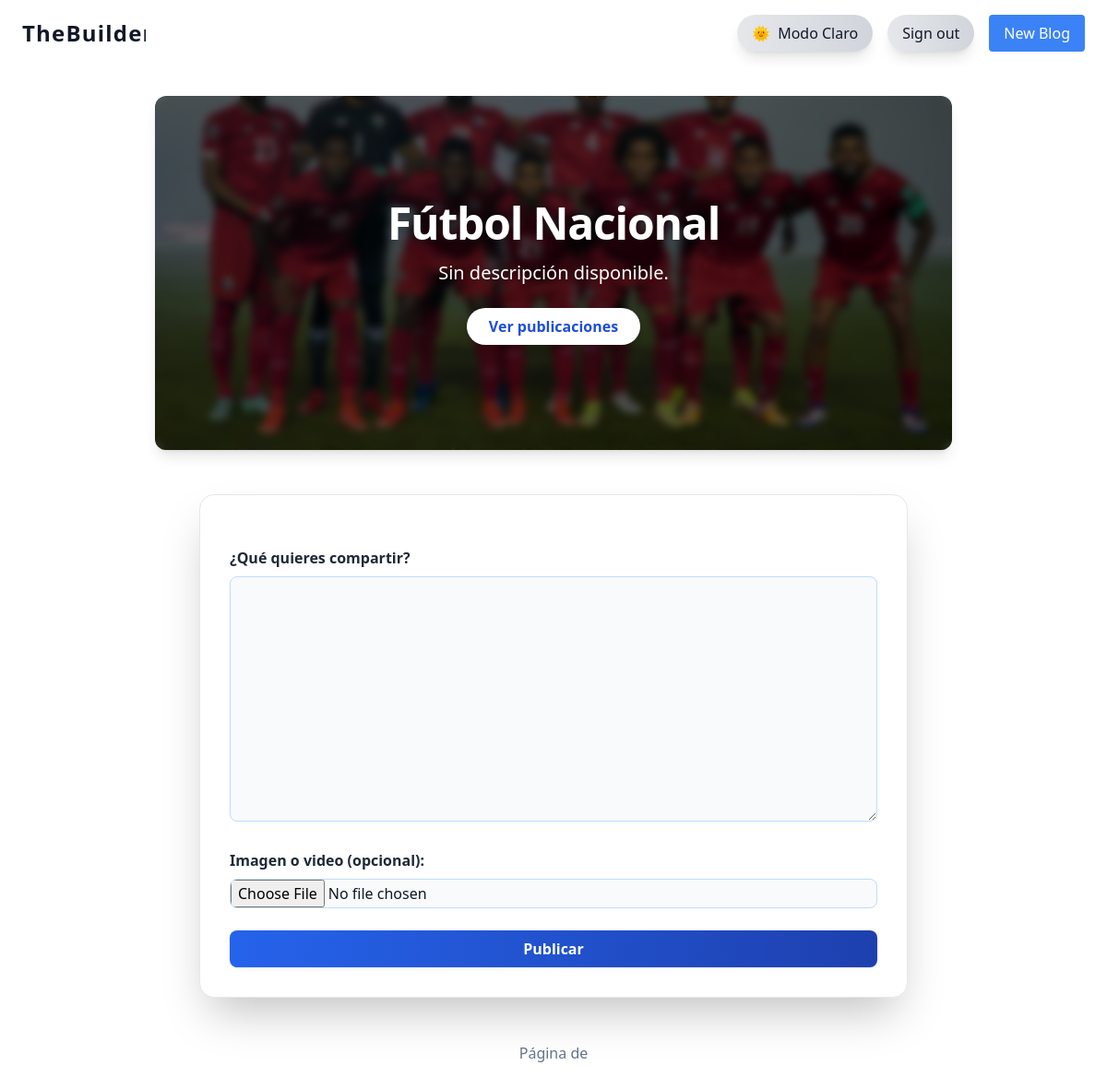
Page /blogs/blogs/subsection/2/ (signed in) on the earlier database version.
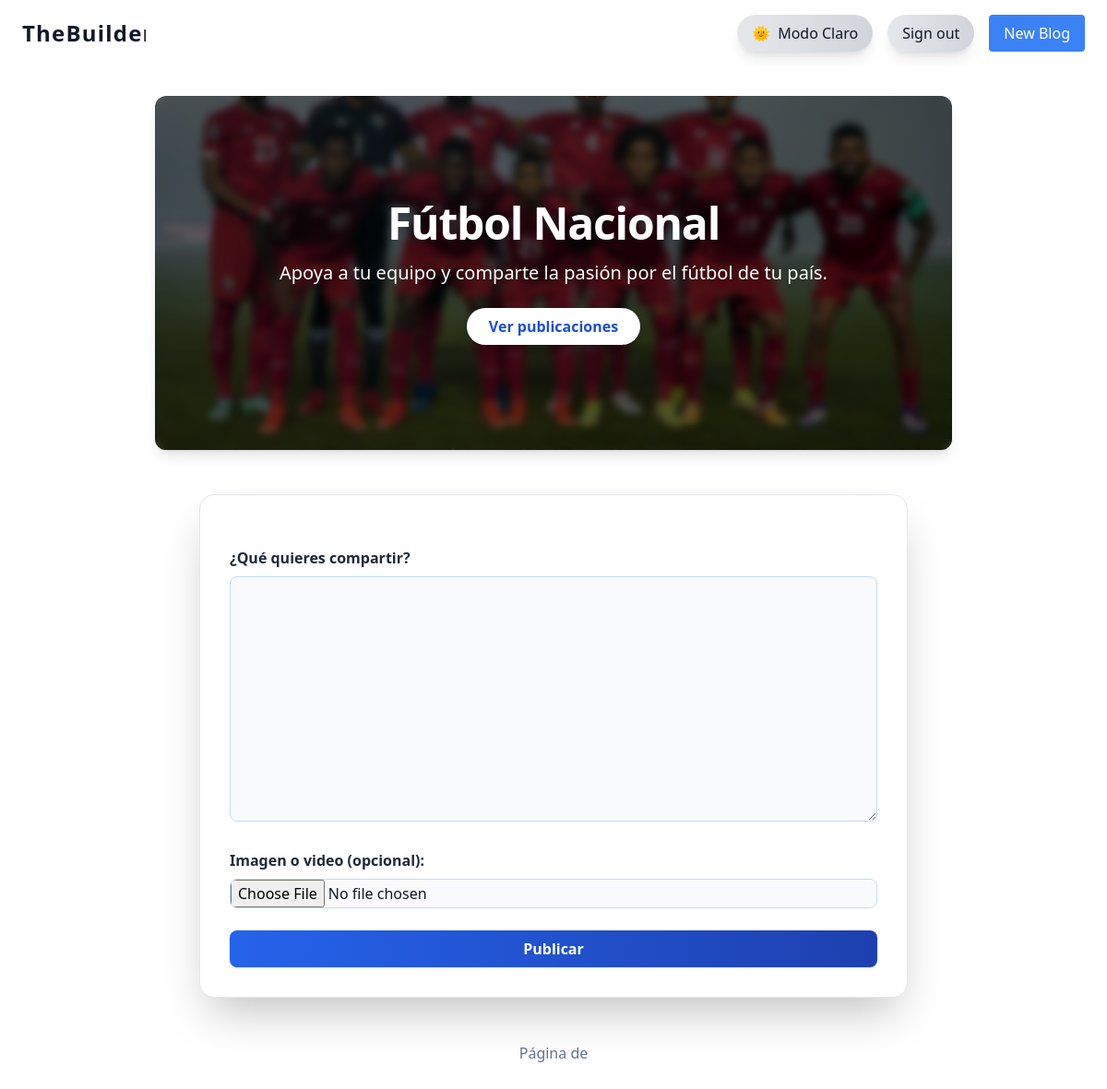
Same page on the later database version.
### blogapp/models.py (models this page shows, shortened)
class Subsection(models.Model):
    blog = models.ForeignKey(Blog, related_name='subsections', on_delete=models.CASCADE)
    name = models.CharField(max_length=100)
    description = models.TextField(blank=True)
    image = models.ImageField(upload_to='subsections/', blank=True, null=True)
    owner = models.ForeignKey(User, on_delete=models.CASCADE, related_name='subsections', null=True)  # <--- Añade esta línea
    rating = models.FloatField(default=0)
    rating_count = models.PositiveIntegerField(default=0)
    rating_sum = models.PositiveIntegerField(default=0)

### blogapp/views.py (the view)
# urls.py: path('blogs/subsection/<int:pk>/', views.subsection_detail, name='subsection_detail'),
@login_required
def subsection_detail(request, pk):
    subsection = get_object_or_404(Subsection, pk=pk)
    content_type = ContentType.objects.get_for_model(subsection)
    posts = Post.objects.filter(content_type=content_type, object_id=subsection.id)
    if request.method == 'POST':
        post_form = PostForm(request.POST, request.FILES)
        if post_form.is_valid():
            post = post_form.save(commit=False)
            post.author = request.user
            post.content_type = content_type
            post.object_id = subsection.id
            post.save()
            return redirect('blogapp:subsection_detail', pk=pk)
    else:
        post_form = PostForm()
    return render(request, 'blogapp/subsection_detail.html', {
        'subsection': subsection,
        'post_form': post_form,
        'posts': posts,
        'user': request.user,  # <-- Añade esto
        'request': request,    # <-- Añade esto
    })

### blogapp/forms.py
class PostForm(forms.ModelForm):
    class Meta:
        model = Post
        fields = ['text', 'media']

### blogapp/templates/blogapp/Subsection_detail.html (shortened to what this page needs)
{% extends 'blogapp/base.html' %}
{% load static %}
{% load widget_tweaks %}
{% block content %}
<section class="relative bg-cover bg-center h-96 rounded-xl shadow-lg mb-12 overflow-hidden"
    style="background-image: url('{% if subsection.image %}{{ subsection.image.url }}{% elif subsection.name == "Jabalina" %}https://images.unsplash.com/photo-1505843276877-1a9a5e50c1b2?auto=format&fit=crop&w=1200&q=80{% elif subsection.name == "Natación" %}https://images.unsplash.com/photo-1506744038136-46273834b3fb?auto=format&fit=crop&w=1200&q=80{% elif subsection.name == "Fútbol Internacional" %}https://images.unsplash.com/photo-1506744038136-46273834b3fb?auto=format&fit=crop&w=1200&q=80{% else %}/static/img/hero-default.jpg{% endif %}');">
  <div class="absolute inset-0 bg-black bg-opacity-60 backdrop-blur-sm"></div>
  <div class="relative z-10 flex flex-col items-center justify-center h-full text-white text-center px-6">
    <h1 class="text-4xl md:text-5xl font-extrabold mb-4 drop-shadow-lg tracking-tight">{{ subsection.name }}</h1>
    {% if subsection.description and subsection.description|length > 0 %}
      <p class="text-lg md:text-xl max-w-2xl mb-6 drop-shadow">{{ subsection.description|safe }}</p>
    {% else %}
      <p class="text-lg md:text-xl max-w-2xl mb-6 drop-shadow">Sin descripción disponible.</p>
    {% endif %}
    <a href="#posts" class="bg-white text-blue-700 font-semibold px-6 py-2 rounded-full shadow-md hover:bg-blue-700 hover:text-white transition">Ver publicaciones</a>
  </div>
</section>
<div class="max-w-3xl mx-auto" id="posts">
  <div class="bg-white dark:bg-gray-900 p-8 rounded-2xl shadow-2xl mb-12 border border-gray-200 dark:border-gray-700">
    {% if user.is_authenticated %}
      <form method="post" enctype="multipart/form-data" class="space-y-6">
        <div>
          <label for="id_text" class="block font-semibold text-gray-800 dark:text-gray-200 mb-2">¿Qué quieres compartir?</label>
          {{ post_form.text|add_class:"w-full rounded-lg p-3 bg-gray-50 dark:bg-gray-800 text-gray-900 dark:text-white border border-blue-200 dark:border-blue-800 focus:border-blue-500 focus:ring-2 focus:ring-blue-200 dark:focus:ring-blue-800 transition" }}
        </div>
        <div>
          <label for="id_media" class="block font-semibold text-gray-800 dark:text-gray-200 mb-2">Imagen o video (opcional):</label>
          {{ post_form.media|add_class:"block w-full text-gray-900 dark:text-gray-200 bg-gray-50 dark:bg-gray-800 border border-blue-200 dark:border-blue-800 rounded-lg cursor-pointer focus:outline-none" }}
        </div>
        <button type="submit" class="bg-gradient-to-r from-blue-600 to-blue-800 hover:from-blue-700 hover:to-blue-900 text-white px-6 py-2 rounded-lg font-bold shadow transition w-full">
          Publicar
        </button>
      </form>
    {% else %}
      <p class="text-center text-gray-600 dark:text-gray-300">
        Debes <a href="{% url 'login' %}" class="text-blue-600 underline hover:text-blue-800">iniciar sesión</a> para publicar.
      </p>
    {% endif %}
  </div>
  <div class="pagination flex justify-center items-center gap-6 my-10 text-gray-700 dark:text-gray-300">
    <span class="font-medium">Página {{ page_obj.number }} de {{ page_obj.paginator.num_pages }}</span>
  </div>
</div>
{% endblock %}

Differences in the rows shown:
changed Subsection "Fútbol Nacional": description (not shown) → "Apoya a tu equipo y comparte la pasión por el fútbol de tu país."
Other differences:
text no longer shown: "Sin descripción disponible."
